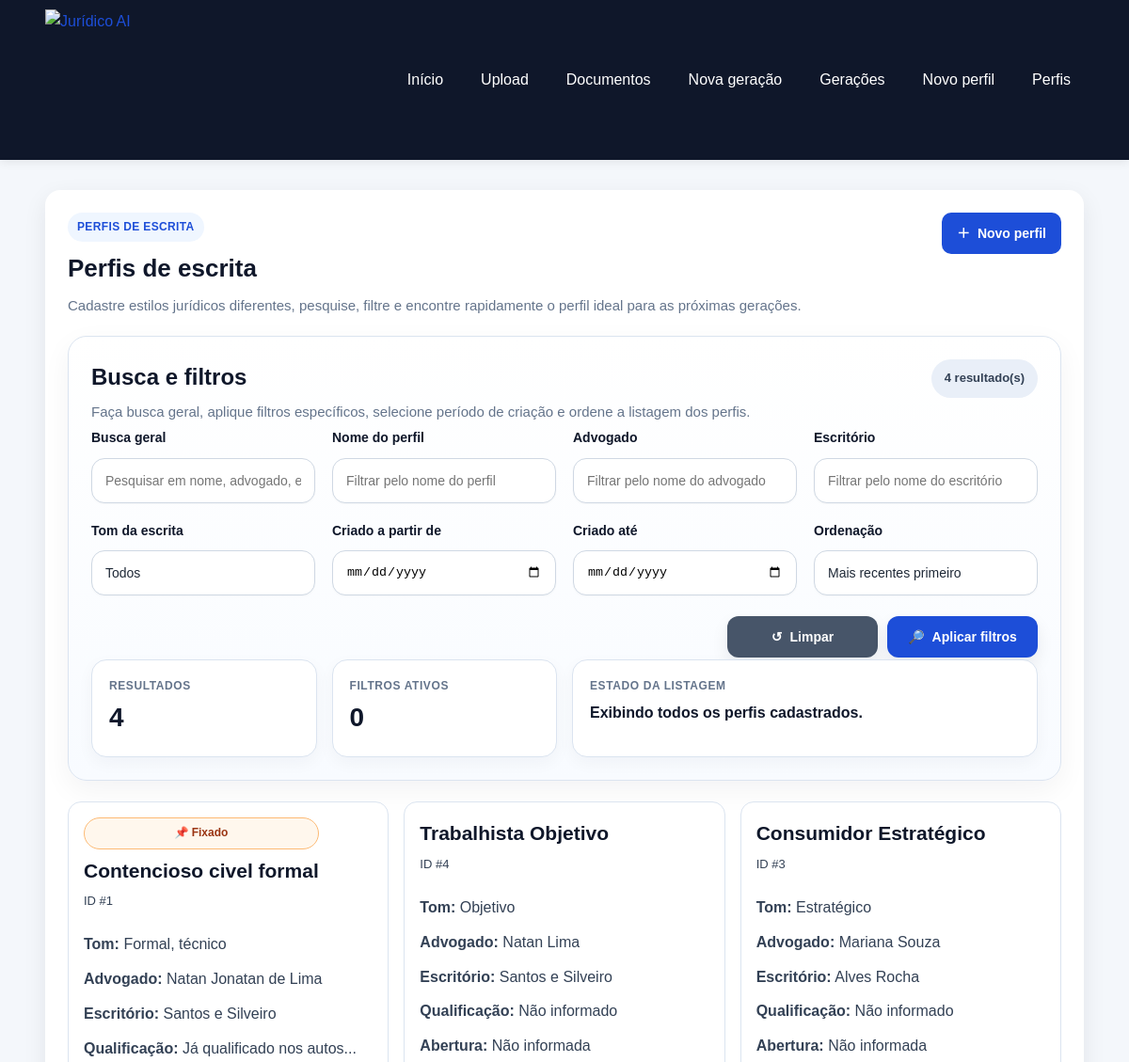
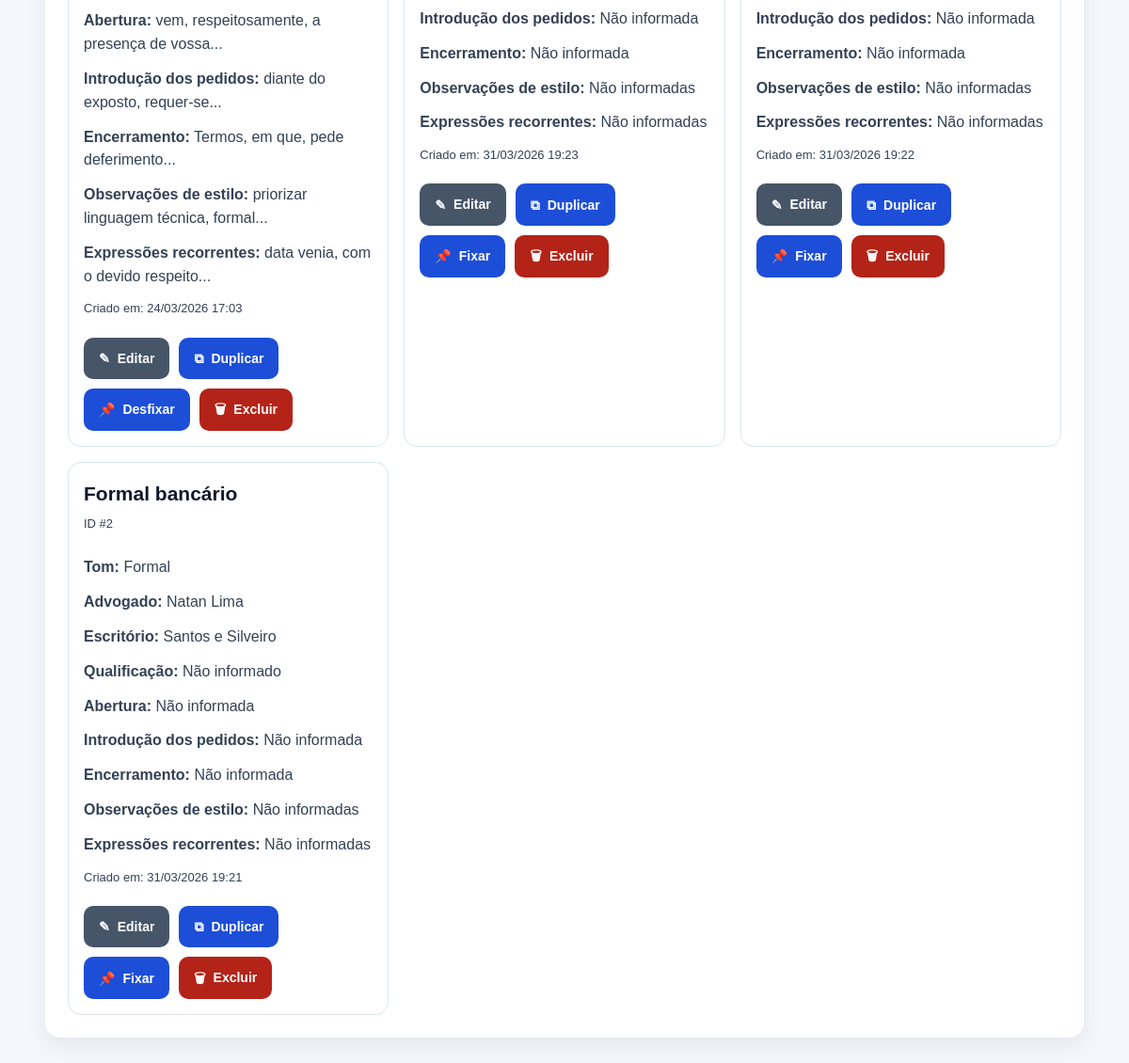
/writing-profiles, run on the app's committed database (2 pictures, top to bottom).
### app/models/writing_profile.py (models this page shows)
class WritingProfile(Base):
    __tablename__ = "writing_profiles"
    id = Column(Integer, primary_key=True, index=True)
    profile_name = Column(String(150), nullable=False)
    lawyer_name = Column(String(150), nullable=True)
    office_name = Column(String(200), nullable=True)
    tone = Column(String(100), nullable=False, default="Formal")
    qualification_style = Column(
        Text,
        nullable=True,
        default="já qualificado(a) nos autos ou a ser devidamente qualificado(a)",
    )
    opening_phrase = Column(
        Text,
        nullable=True,
        default="vem, com o devido respeito, à presença de Vossa Excelência, apresentar a presente:",
    )
    closing_phrase = Column(
        Text,
        nullable=True,
        default="Termos em que,\nPede deferimento.",
    )
    request_intro = Column(
        Text,
        nullable=True,
        default="Diante do exposto, requer:",
    )
    legal_style_notes = Column(
        Text,
        nullable=True,
        default="Utilizar linguagem jurídica formal, objetiva e técnica.",
    )
    recurring_expressions = Column(
        Text,
        nullable=True,
        default="data venia; conforme entendimento jurisprudencial; nos termos da legislação aplicável",
    )
    is_active = Column(Boolean, default=False, nullable=False)
    is_pinned = Column(Boolean, default=False, nullable=False)
    created_at = Column(DateTime(timezone=True), server_default=func.now())

### app/routers/writing_profiles.py (the view)
@router.get("")
def listar_perfis_page(
    request: Request,
    search: str = Query(""),
    profile_name: str = Query(""),
    lawyer_name: str = Query(""),
    office_name: str = Query(""),
    tone: str = Query(""),
    created_from: str = Query(""),
    created_to: str = Query(""),
    sort_by: str = Query("created_desc"),
    db: Session = Depends(get_db),
):
    filtros = normalizar_filtros_perfis(
        search=search,
        profile_name=profile_name,
        lawyer_name=lawyer_name,
        office_name=office_name,
        tone=tone,
        created_from=created_from,
        created_to=created_to,
        sort_by=sort_by,
    )
    perfis = listar_perfis_filtrados(db, filtros)
    tons_disponiveis = obter_tons_disponiveis(db)
    ordenacoes = obter_ordenacoes_perfis()
    total_filtros_ativos = contar_filtros_ativos_perfis(filtros)
    perfis_resumo = []
    for perfil in perfis:
        resumo = montar_resumo_perfil(perfil)
        resumo["qualification_style_preview"] = resumir_texto(resumo["qualification_style"], 80)
        resumo["opening_phrase_preview"] = resumir_texto(resumo["opening_phrase"], 80)
        resumo["request_intro_preview"] = resumir_texto(resumo["request_intro"], 80)
        resumo["closing_phrase_preview"] = resumir_texto(resumo["closing_phrase"], 80)
        resumo["legal_style_notes_preview"] = resumir_texto(resumo["legal_style_notes"], 100)
        resumo["recurring_expressions_preview"] = resumir_texto(resumo["recurring_expressions"], 100)
        perfis_resumo.append(resumo)
    return templates.TemplateResponse(
        "writing_profiles_list.html",
        {
            "request": request,
            "perfis": perfis_resumo,
            "sucesso": request.query_params.get("sucesso"),
            "erro": request.query_params.get("erro"),
            "filtros": filtros,
            "tons_disponiveis": tons_disponiveis,
            "ordenacoes": ordenacoes,
            "total_resultados": len(perfis_resumo),
            "total_filtros_ativos": total_filtros_ativos,
        },
    )

### app/templates/writing_profiles_list.html (shortened to what this page needs)
{% extends "base.html" %}
{% block content %}
<section class="card">
    <div class="cabecalho-pagina">
        <div>
            <span class="etiqueta-secao">Perfis de escrita</span>
            <h2>Perfis de escrita</h2>
            <p class="texto-suave">
                Cadastre estilos jurídicos diferentes, pesquise, filtre e encontre rapidamente o perfil ideal para as próximas gerações.
            </p>
        </div>
        <div class="acoes-topo">
            <a class="botao" href="/writing-profiles/create">
                <span class="icone-botao" aria-hidden="true">＋</span>
                Novo perfil
            </a>
        </div>
    </div>
    <section class="bloco-informativo bloco-filtros-avancados">
        <div class="bloco-informativo-topo bloco-informativo-topo-entre-linhas">
            <div>
                <h3>Busca e filtros</h3>
                <p class="texto-suave">
                    Faça busca geral, aplique filtros específicos, selecione período de criação e ordene a listagem dos perfis.
                </p>
            </div>
            <span class="badge badge-neutro">
                {{ total_resultados }} resultado(s)
            </span>
        </div>
        <form method="get" action="/writing-profiles" class="formulario-geracao formulario-filtros-avancados">
            <div class="grid-filtros-avancados">
                <div>
                    <label for="search">Busca geral</label>
                    <input
                        type="text"
                        id="search"
                        name="search"
                        value="{{ filtros.search }}"
                        placeholder="Pesquisar em nome, advogado, escritório, tom ou conteúdo"
                    >
                </div>
                <div>
                    <label for="profile_name">Nome do perfil</label>
                    <input
                        type="text"
                        id="profile_name"
                        name="profile_name"
                        value="{{ filtros.profile_name }}"
                        placeholder="Filtrar pelo nome do perfil"
                    >
                </div>
                <div>
                    <label for="lawyer_name">Advogado</label>
                    <input
                        type="text"
                        id="lawyer_name"
                        name="lawyer_name"
                        value="{{ filtros.lawyer_name }}"
                        placeholder="Filtrar pelo nome do advogado"
                    >
                </div>
                <div>
                    <label for="office_name">Escritório</label>
                    <input
                        type="text"
                        id="office_name"
                        name="office_name"
                        value="{{ filtros.office_name }}"
                        placeholder="Filtrar pelo nome do escritório"
                    >
                </div>
                <div>
                    <label for="tone">Tom da escrita</label>
                    <select id="tone" name="tone">
                        <option value="">Todos</option>
                    </select>
                </div>
                <div>
                    <label for="created_from">Criado a partir de</label>
                    <input
                        type="date"
                        id="created_from"
                        name="created_from"
                        value="{{ filtros.created_from }}"
                    >
                </div>
                <div>
                    <label for="created_to">Criado até</label>
                    <input
                        type="date"
                        id="created_to"
                        name="created_to"
                        value="{{ filtros.created_to }}"
                    >
                </div>
                <div>
                    <label for="sort_by">Ordenação</label>
                    <select id="sort_by" name="sort_by">
                        {% for chave, descricao in ordenacoes.items() %}
                            <option value="{{ chave }}" {% if filtros.sort_by == chave %}selected{% endif %}>
                                {{ descricao }}
                            </option>
                        {% endfor %}
                    </select>
                </div>
            </div>
            <div class="acoes-formulario-geracao">
                <a class="botao botao-secundario" href="/writing-profiles">
                    <span class="icone-botao" aria-hidden="true">↺</span>
                    Limpar
                </a>
                <button type="submit" class="botao">
                    <span class="icone-botao" aria-hidden="true">🔎</span>
                    Aplicar filtros
                </button>
            </div>
        </form>
        <div class="painel-resumo-geracao painel-resumo-sem-inline">
            <div class="info-box">
                <span class="info-label">Resultados</span>
                <span class="info-value">{{ total_resultados }}</span>
            </div>
            <div class="info-box">
                <span class="info-label">Filtros ativos</span>
                <span class="info-value">{{ total_filtros_ativos }}</span>
            </div>
            <div class="info-box info-box-largo">
                <span class="info-label">Estado da listagem</span>
                <span class="info-value">
                    {% if total_filtros_ativos > 0 %}
                        A listagem está refinada conforme os critérios selecionados.
                    {% else %}
                        Exibindo todos os perfis cadastrados.
                    {% endif %}
                </span>
            </div>
        </div>
    </section>
    {% if perfis %}
        <div class="lista-cards">
            {% for perfil in perfis %}
                <div class="mini-card perfil-card">
                    <div class="perfil-card-topo">
                        <div>
                            {% if perfil.is_pinned %}<span class="badge badge-fixado">📌 Fixado</span>{% endif %}
                            <h3 class="perfil-titulo">{{ perfil.profile_name }}</h3>
                            <p class="texto-pequeno">ID #{{ perfil.id }}</p>
                        </div>
                    </div>
                    <p><strong>Tom:</strong> {{ perfil.tone }}</p>
                    <p><strong>Advogado:</strong> {{ perfil.lawyer_name }}</p>
                    <p><strong>Escritório:</strong> {{ perfil.office_name }}</p>
                    <p><strong>Qualificação:</strong> {{ perfil.qualification_style_preview }}</p>
                    <p><strong>Abertura:</strong> {{ perfil.opening_phrase_preview }}</p>
                    <p><strong>Introdução dos pedidos:</strong> {{ perfil.request_intro_preview }}</p>
                    <p><strong>Encerramento:</strong> {{ perfil.closing_phrase_preview }}</p>
                    <p><strong>Observações de estilo:</strong> {{ perfil.legal_style_notes_preview }}</p>
                    <p><strong>Expressões recorrentes:</strong> {{ perfil.recurring_expressions_preview }}</p>
                    <p class="texto-pequeno">
                        Criado em:
                        {{ perfil.created_at.strftime("%d/%m/%Y %H:%M") if perfil.created_at else "-" }}
                    </p>
                    <div class="acoes-topo acoes-perfil">
                        <a class="botao botao-secundario" href="/writing-profiles/{{ perfil.id }}/edit">
                            <span class="icone-botao" aria-hidden="true">✎</span>
                            Editar
                        </a>
                        <form
                            action="/writing-profiles/{{ perfil.id }}/duplicate"
                            method="post"
                            data-loading-form
                            data-loading-message="Duplicando perfil de escrita..."
                            data-loading-button-text="Duplicando..."
                        >
                            <button class="botao botao-secundario" type="submit">
                                <span class="icone-botao" aria-hidden="true">⧉</span>
                                Duplicar
                            </button>
                        </form>
                        <form
                            action="/writing-profiles/{{ perfil.id }}/toggle-pin"
                            method="post"
                            data-loading-form
                            data-loading-message="Atualizando fixação do perfil..."
                            data-loading-button-text="Salvando..."
                        >
                            <button class="botao botao-fixar" type="submit">
                                <span class="icone-botao" aria-hidden="true">📌</span>
                                {% if perfil.is_pinned %}Desfixar{% else %}Fixar{% endif %}
                            </button>
                        </form>
                        <form
                            action="/writing-profiles/{{ perfil.id }}/delete"
                            method="post"
                            data-confirm-action
                            data-loading-form
                            data-loading-message="Excluindo perfil..."
                            data-loading-button-text="Excluindo..."
                            data-confirm-title="Excluir perfil de escrita"
                            data-confirm-message="Tem certeza que deseja excluir este perfil de escrita?"
                            data-confirm-submit-label="Excluir perfil"
                            data-confirm-submit-icon='<span class="icone-botao" aria-hidden="true">🗑</span>'
                        >
                            <button class="botao-perigo" type="submit">
                                <span class="icone-botao" aria-hidden="true">🗑</span>
                                Excluir
                            </button>
                        </form>
                    </div>
                </div>
            {% endfor %}
        </div>
    {% endif %}
</section>
{% endblock %}

### data on the page
WritingProfile: shows "📌 Fixado", profile_name "Contencioso civel formal", id "1", tone "Formal, técnico", lawyer_name "Natan Jonatan de Lima", office_name "Santos e Silveiro", qualification_style_preview "Já qualificado nos autos...", opening_phrase_preview "vem, respeitosamente, a presença de vossa...", request_intro_preview "diante do exposto, requer-se...", closing_phrase_preview "Termos, em que, pede deferimento...", legal_style_notes_preview "priorizar linguagem técnica, formal...", recurring_expressions_preview "data venia, com o devido respeito...", created_at "24/03/2026 17:03", shows "Desfixar"
WritingProfile: profile_name "Trabalhista Objetivo", id "4", tone "Objetivo", lawyer_name "Natan Lima", office_name "Santos e Silveiro", qualification_style_preview "Não informado", opening_phrase_preview "Não informada", request_intro_preview "Não informada", closing_phrase_preview "Não informada", legal_style_notes_preview "Não informadas", recurring_expressions_preview "Não informadas", created_at "31/03/2026 19:23", shows "Fixar"
WritingProfile: profile_name "Consumidor Estratégico", id "3", tone "Estratégico", lawyer_name "Mariana Souza", office_name "Alves Rocha", qualification_style_preview "Não informado", opening_phrase_preview "Não informada", request_intro_preview "Não informada", closing_phrase_preview "Não informada", legal_style_notes_preview "Não informadas", recurring_expressions_preview "Não informadas", created_at "31/03/2026 19:22", shows "Fixar"
WritingProfile: profile_name "Formal bancário", id "2", tone "Formal", lawyer_name "Natan Lima", office_name "Santos e Silveiro", qualification_style_preview "Não informado", opening_phrase_preview "Não informada", request_intro_preview "Não informada", closing_phrase_preview "Não informada", legal_style_notes_preview "Não informadas", recurring_expressions_preview "Não informadas", created_at "31/03/2026 19:21", shows "Fixar"

### other printed values
{{ total_resultados }} "4"
{{ total_filtros_ativos }} "0"
form field sort_by "Mais recentes primeiro"
